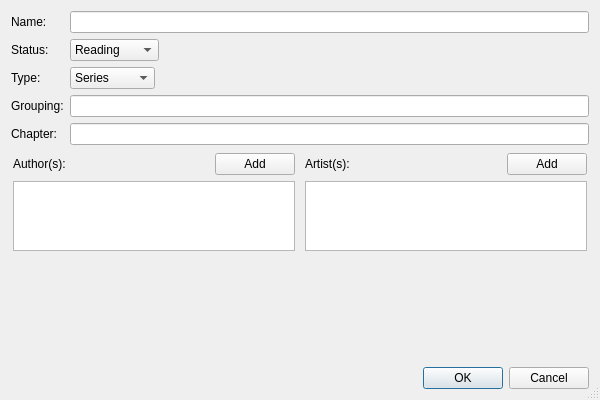
<?xml version="1.0" encoding="UTF-8"?>
<ui version="4.0">
 <class>AddWorkDialog</class>
 <widget class="QDialog" name="AddWorkDialog">
  <property name="geometry">
   <rect>
    <x>0</x>
    <y>0</y>
    <width>600</width>
    <height>400</height>
   </rect>
  </property>
  <property name="windowTitle">
   <string>Dialog</string>
  </property>
  <property name="sizeGripEnabled">
   <bool>true</bool>
  </property>
  <layout class="QVBoxLayout" name="verticalLayout">
   <item>
    <layout class="QFormLayout" name="formLayout">
     <item row="0" column="0">
      <widget class="QLabel" name="label">
       <property name="text">
        <string>Name:</string>
       </property>
      </widget>
     </item>
     <item row="0" column="1">
      <widget class="QLineEdit" name="nameLineEdit"/>
     </item>
     <item row="1" column="0">
      <widget class="QLabel" name="label_2">
       <property name="text">
        <string>Status:</string>
       </property>
      </widget>
     </item>
     <item row="1" column="1">
      <widget class="QComboBox" name="statusComboBox">
       <property name="sizePolicy">
        <sizepolicy hsizetype="Maximum" vsizetype="Fixed">
         <horstretch>0</horstretch>
         <verstretch>0</verstretch>
        </sizepolicy>
       </property>
       <item>
        <property name="text">
         <string>Reading</string>
        </property>
       </item>
       <item>
        <property name="text">
         <string>Completed</string>
        </property>
       </item>
      </widget>
     </item>
     <item row="2" column="0">
      <widget class="QLabel" name="label_3">
       <property name="text">
        <string>Type:</string>
       </property>
      </widget>
     </item>
     <item row="2" column="1">
      <widget class="QComboBox" name="typeComboBox">
       <property name="sizePolicy">
        <sizepolicy hsizetype="Maximum" vsizetype="Fixed">
         <horstretch>0</horstretch>
         <verstretch>0</verstretch>
        </sizepolicy>
       </property>
       <item>
        <property name="text">
         <string>Series</string>
        </property>
       </item>
       <item>
        <property name="text">
         <string>One Shot</string>
        </property>
       </item>
       <item>
        <property name="text">
         <string>Anthology</string>
        </property>
       </item>
      </widget>
     </item>
     <item row="3" column="0">
      <widget class="QLabel" name="label_4">
       <property name="text">
        <string>Grouping:</string>
       </property>
      </widget>
     </item>
     <item row="3" column="1">
      <widget class="QLineEdit" name="groupingLineEdit"/>
     </item>
     <item row="4" column="0">
      <widget class="QLabel" name="label_5">
       <property name="text">
        <string>Chapter:</string>
       </property>
      </widget>
     </item>
     <item row="4" column="1">
      <widget class="QLineEdit" name="chapterLineEdit"/>
     </item>
    </layout>
   </item>
   <item>
    <layout class="QHBoxLayout" name="horizontalLayout_10" stretch="1,1">
     <item>
      <layout class="QVBoxLayout" name="verticalLayout_9">
       <property name="leftMargin">
        <number>2</number>
       </property>
       <property name="topMargin">
        <number>2</number>
       </property>
       <property name="rightMargin">
        <number>2</number>
       </property>
       <property name="bottomMargin">
        <number>2</number>
       </property>
       <item>
        <layout class="QHBoxLayout" name="horizontalLayout_14" stretch="3,1">
         <item>
          <widget class="QLabel" name="label_10">
           <property name="sizePolicy">
            <sizepolicy hsizetype="Preferred" vsizetype="Minimum">
             <horstretch>0</horstretch>
             <verstretch>0</verstretch>
            </sizepolicy>
           </property>
           <property name="text">
            <string>Author(s):</string>
           </property>
          </widget>
         </item>
         <item>
          <widget class="QPushButton" name="authorEditButton">
           <property name="sizePolicy">
            <sizepolicy hsizetype="Minimum" vsizetype="Fixed">
             <horstretch>0</horstretch>
             <verstretch>0</verstretch>
            </sizepolicy>
           </property>
           <property name="text">
            <string>Add</string>
           </property>
          </widget>
         </item>
        </layout>
       </item>
       <item>
        <widget class="QListWidget" name="authorListWidget">
         <property name="sizePolicy">
          <sizepolicy hsizetype="Preferred" vsizetype="Preferred">
           <horstretch>0</horstretch>
           <verstretch>0</verstretch>
          </sizepolicy>
         </property>
         <property name="frameShadow">
          <enum>QFrame::Plain</enum>
         </property>
         <property name="lineWidth">
          <number>2</number>
         </property>
         <property name="editTriggers">
          <set>QAbstractItemView::DoubleClicked</set>
         </property>
         <property name="showDropIndicator" stdset="0">
          <bool>false</bool>
         </property>
         <property name="alternatingRowColors">
          <bool>true</bool>
         </property>
        </widget>
       </item>
       <item>
        <spacer name="verticalSpacer">
         <property name="orientation">
          <enum>Qt::Vertical</enum>
         </property>
         <property name="sizeType">
          <enum>QSizePolicy::Expanding</enum>
         </property>
         <property name="sizeHint" stdset="0">
          <size>
           <width>20</width>
           <height>16777215</height>
          </size>
         </property>
        </spacer>
       </item>
      </layout>
     </item>
     <item>
      <layout class="QVBoxLayout" name="verticalLayout_8">
       <property name="leftMargin">
        <number>2</number>
       </property>
       <property name="topMargin">
        <number>2</number>
       </property>
       <property name="rightMargin">
        <number>2</number>
       </property>
       <property name="bottomMargin">
        <number>2</number>
       </property>
       <item>
        <layout class="QHBoxLayout" name="horizontalLayout_15" stretch="3,1">
         <item>
          <widget class="QLabel" name="label_11">
           <property name="sizePolicy">
            <sizepolicy hsizetype="Preferred" vsizetype="Minimum">
             <horstretch>0</horstretch>
             <verstretch>0</verstretch>
            </sizepolicy>
           </property>
           <property name="text">
            <string>Artist(s):</string>
           </property>
          </widget>
         </item>
         <item>
          <widget class="QPushButton" name="artistAddButton">
           <property name="text">
            <string>Add</string>
           </property>
          </widget>
         </item>
        </layout>
       </item>
       <item>
        <widget class="QListWidget" name="artistListWidget">
         <property name="sizePolicy">
          <sizepolicy hsizetype="Preferred" vsizetype="Preferred">
           <horstretch>0</horstretch>
           <verstretch>0</verstretch>
          </sizepolicy>
         </property>
         <property name="frameShadow">
          <enum>QFrame::Plain</enum>
         </property>
         <property name="lineWidth">
          <number>2</number>
         </property>
         <property name="editTriggers">
          <set>QAbstractItemView::DoubleClicked</set>
         </property>
         <property name="showDropIndicator" stdset="0">
          <bool>false</bool>
         </property>
         <property name="alternatingRowColors">
          <bool>true</bool>
         </property>
        </widget>
       </item>
       <item>
        <spacer name="verticalSpacer_2">
         <property name="orientation">
          <enum>Qt::Vertical</enum>
         </property>
         <property name="sizeType">
          <enum>QSizePolicy::Expanding</enum>
         </property>
         <property name="sizeHint" stdset="0">
          <size>
           <width>20</width>
           <height>16777215</height>
          </size>
         </property>
        </spacer>
       </item>
      </layout>
     </item>
    </layout>
   </item>
   <item>
    <widget class="QDialogButtonBox" name="buttonBox">
     <property name="orientation">
      <enum>Qt::Horizontal</enum>
     </property>
     <property name="standardButtons">
      <set>QDialogButtonBox::Cancel|QDialogButtonBox::Ok</set>
     </property>
    </widget>
   </item>
  </layout>
 </widget>
 <resources/>
 <connections>
  <connection>
   <sender>buttonBox</sender>
   <signal>accepted()</signal>
   <receiver>AddWorkDialog</receiver>
   <slot>accept()</slot>
   <hints>
    <hint type="sourcelabel">
     <x>248</x>
     <y>254</y>
    </hint>
    <hint type="destinationlabel">
     <x>157</x>
     <y>274</y>
    </hint>
   </hints>
  </connection>
  <connection>
   <sender>buttonBox</sender>
   <signal>rejected()</signal>
   <receiver>AddWorkDialog</receiver>
   <slot>reject()</slot>
   <hints>
    <hint type="sourcelabel">
     <x>316</x>
     <y>260</y>
    </hint>
    <hint type="destinationlabel">
     <x>286</x>
     <y>274</y>
    </hint>
   </hints>
  </connection>
 </connections>
</ui>
